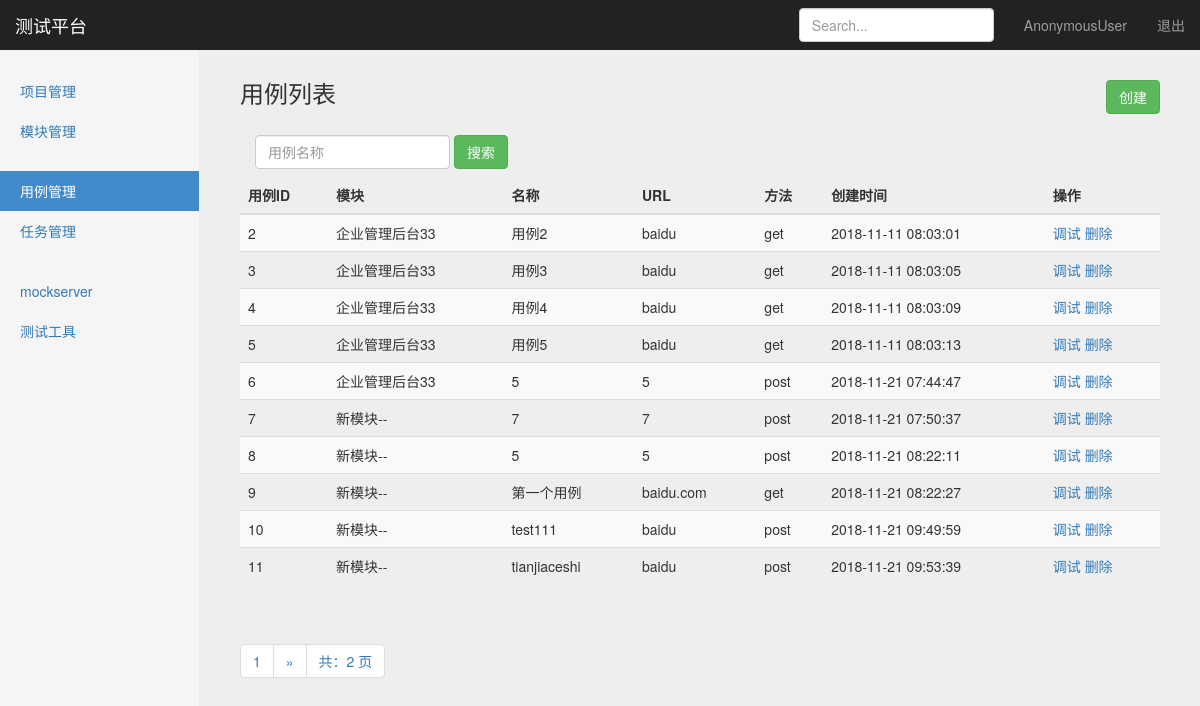
Page /interface/search_case_name/ on the earlier database version.
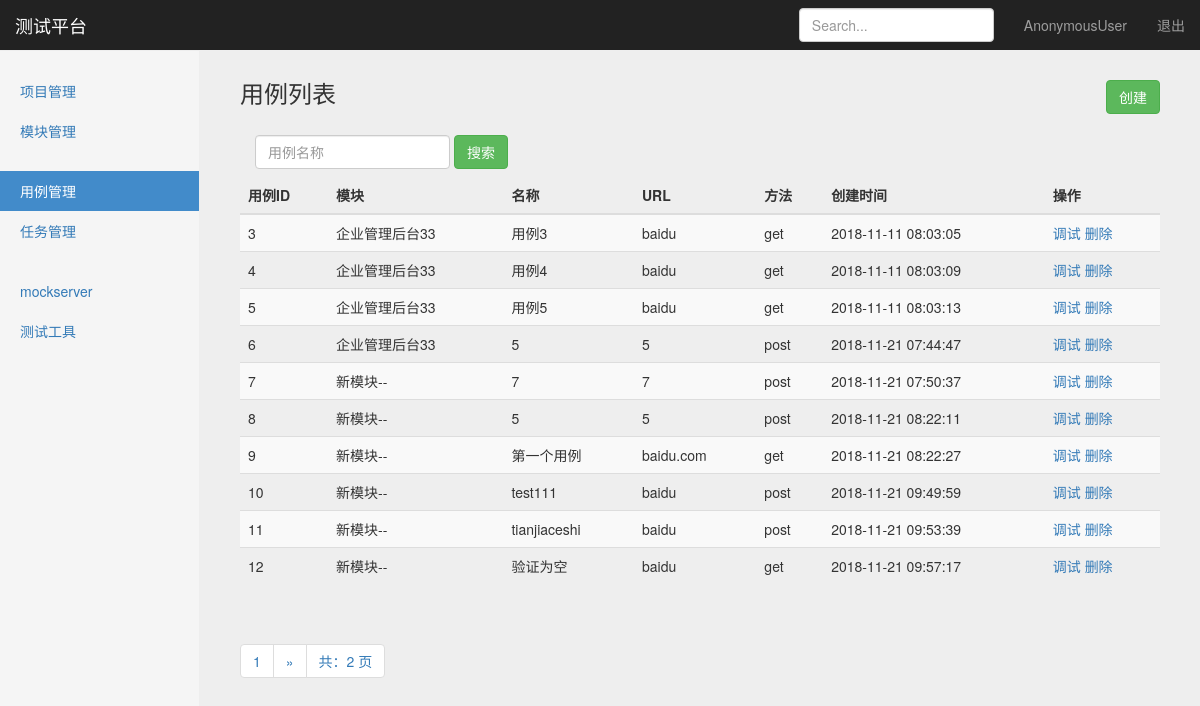
Same page on the later database version.
### interface_app/models.py (models this page shows, shortened)
class TestCase(models.Model):
    module = models.ForeignKey(Module, on_delete=models.CASCADE) # on_delete参数表示项目删除后，模块也跟随删除
    name = models.CharField("名称", max_length=100, blank=False, default="")
    url = models.TextField("URL", default="")
    req_method = models.CharField("方法", max_length=10, default="")
    req_type = models.CharField("参数类型", max_length=10, default="")
    req_header = models.TextField("header", default="")
    req_parameter = models.TextField("参数", default="")
    reponses_assert = models.TextField("验证", default="")
    create_time = models.DateTimeField("创建时间", auto_now_add=True)

### projects_app/models.py (models this page shows)
class Module(models.Model):
    project = models.ForeignKey(Project, on_delete=models.CASCADE) # on_delete参数表示项目删除后，模块也跟随删除
    name = models.CharField("名称", max_length=100, blank=False, default="")
    description = models.TextField("描述", default="")
    create_time = models.DateTimeField("创建时间", auto_now=True)
    def __str__(self):
        return self.name

### interface_app/views/testcase_views.py (the view)
# urls.py: path('search_case_name/', testcase_views.search_case_name),
def search_case_name(request):
    if request.method == "GET":
        case_name = request.GET.get('case_name', "")
        cases = TestCase.objects.filter(name__contains=case_name).order_by('create_time')
        paginator = Paginator(cases, 10)
        page = request.GET.get('page')
        try:
            contacts = paginator.page(page)
        except PageNotAnInteger:
            contacts = paginator.page(1)
        except EmptyPage:
            contacts = paginator.page(paginator.num_pages)
        return render(request, "case_manage.html", {
            "type": "list",
            "testcases": contacts,
            "case_name": case_name,
        })
    else:
        return HttpResponse("404")

### templates/case_manage.html (shortened to what this page needs)
{% extends "base.html" %}
{% block content %}
    <nav class="navbar navbar-inverse navbar-fixed-top">
      <div class="container-fluid">
        <div class="navbar-header">
          <a class="navbar-brand" href="#">测试平台</a>
        </div>
        <div id="navbar" class="navbar-collapse collapse">
          <ul class="nav navbar-nav navbar-right">
            <li><a href="#">{{user}}</a></li>
            <li><a href="/logout/">退出</a></li>
          </ul>
          <form class="navbar-form navbar-right">
            <input type="text" class="form-control" placeholder="Search...">
          </form>
        </div>
      </div>
    </nav>
    <div class="container-fluid">
        <div class="row">
            <div class="col-sm-3 col-md-2 sidebar">
                <ul class="nav nav-sidebar">
                    <li ><a href="/manage/project_manage/">项目管理</a></li>
                    <li ><a href="/manage/module_manage/">模块管理</a></li>
                </ul>
                <ul class="nav nav-sidebar">
                    <li class="active"><a href="/interface/case_manage">用例管理</a></li>
                    <li><a href="">任务管理</a></li>
                </ul>
                <ul class="nav nav-sidebar">
                    <li><a href="">mockserver</a></li>
                    <li><a href="">测试工具</a></li>
                </ul>
            </div>
        </div>
    </div>
    {% if type == 'list'%}
        <div class="col-sm-9 col-sm-offset-3 col-md-10 col-md-offset-2 main">
            <h3 class="sub-header">用例列表
                <button type="button" class="btn btn-success" style="float: right;"
                onclick="window.location.href='/interface/case_add/'">创建</button>
            </h3>
            <div class="table-responsive">
                <form class="navbar-form" method="get" action="/interface/search_case_name/">
                    <div class="form-group">
                        <input name="case_name" type="text" placeholder="用例名称" class="form-control">
                    </div>
                    <button type="submit" class="btn btn-success">搜索</button>
                </form>
            <table class="table table-striped">
              <thead>
                <tr>
                  <th>用例ID</th>
                  <th>模块</th>
                  <th>名称</th>
                  <th>URL</th>
                  <th>方法</th>
                  <th>创建时间</th>
                  <th>操作</th>
                </tr>
              </thead>
              <tbody>
                {% for case in testcases %}
                <tr>
                  <td>{{case.id}}</td>
                  <td>{{case.module}}</td>
                  <td>{{case.name}}</td>
                  <td>{{case.url}}</td>
                  <td>{{case.req_method}}</td>
                  <td>{{case.create_time | date:"Y-m-d H:i:s" }}</td>
                  <td>
                    <a href="/interface/case_debug/{{case.id}}/">调试</a>
                    <a href="/interface/case_delete/{{case.id}}/">删除</a>
                  </td>
                </tr>
              {% endfor %}
              </tbody>
            </table>
          </div>
            <div class="pagination">
                <span class="step-links">
                    <ul class="pagination">
                        <li><a href="#">{{ testcases.number }}</a></li>
                        {% if testcases.has_next %}
                            {% if case_name %}
                                <li><a href="?case_name={{ case_name }}&page={{ testcases.next_page_number }}">&raquo;</a></li>
                            {% else %}
                                <li><a href="?page={{ testcases.next_page_number }}">&raquo;</a></li>
                            {% endif %}
                        {% endif %}
                        <li><a href="#">共：{{ testcases.paginator.num_pages }} 页</a></li>
                    </ul>
                </span>
            </div>
        </div>
    {% endif %}
{% endblock %}

Differences in the rows shown:
removed TestCase: id "2", module "企业管理后台33", name "用例2", url "baidu", req_method "get", create_time "2018-11-11 08:03:01"
now on this page (row unchanged): TestCase: id "12", module "新模块--", name "验证为空", url "baidu", req_method "get", create_time "2018-11-21 09:57:17"
